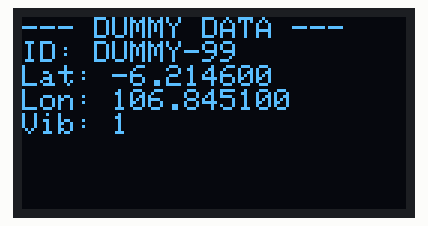
Bench run of a sketch on a simulated ESP32. On the bench: 128×64 one-colour display. Random numbers use the default seed unless the sketch sets one; EEPROM starts erased; no radio packets arrive unless stated.

Above: at 3.1 s.
At 21.1 s:
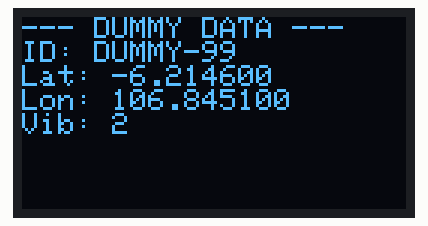
At 27.1 s:
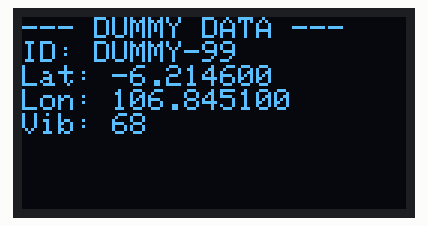
At 36.1 s:
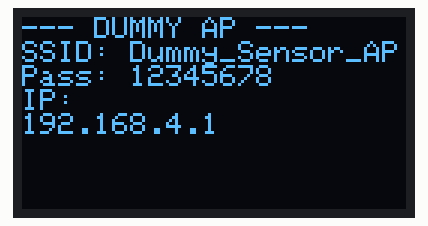
At 39.1 s:
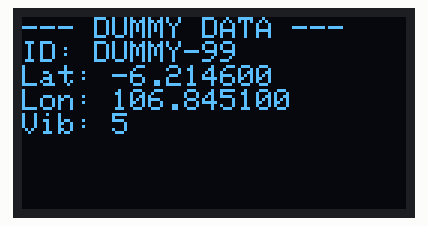

Measured:
- what the display in image 0 shows lasts 3.1 s, from 3.0 s to 6.1 s
- what the display in image 1 shows lasts 3.0 s, from 21.1 s to 24.1 s

The sketch:

sensor_dummy.ino
```cpp
#include <SPI.h>
#include <LoRa.h>
#include <Wire.h>
#include <Adafruit_GFX.h>
#include <Adafruit_SSD1306.h>
#include <WiFi.h>
#include <WebServer.h>
#include <Preferences.h>

// Pin LoRa TTGO T3 V1.6
#define SCK 5
#define MISO 19
#define MOSI 27
#define SS 18
#define RST 23
#define DIO0 26

// Pin OLED
#define OLED_SDA 21
#define OLED_SCL 22
#define SCREEN_WIDTH 128
#define SCREEN_HEIGHT 64

Adafruit_SSD1306 display(SCREEN_WIDTH, SCREEN_HEIGHT, &Wire, -1);
WebServer server(80);
Preferences preferences;

String sensorID;
String sensorLat;
String sensorLong;
int vibrationLevel = 0;

unsigned long lastOledToggle = 0;
bool showApInfo = true;
unsigned long lastLoRaSend = 0;
unsigned long lastVibUpdate = 0;

// Kredensial AP Dummy
const char* apSSID = "Dummy_Sensor_AP";
const char* apPass = "12345678";

void handleRoot() {
  String html = "<html><body><h2>Konfigurasi Sensor Dummy</h2>"
                "<form action='/save' method='POST'>"
                "ID Sensor: <input type='text' name='id' value='" + sensorID + "'><br><br>"
                "Latitude: <input type='text' name='lat' value='" + sensorLat + "'><br><br>"
                "Longitude: <input type='text' name='lon' value='" + sensorLong + "'><br><br>"
                "<input type='submit' value='Simpan & Restart'>"
                "</form></body></html>";
  server.send(200, "text/html", html);
}

void handleSave() {
  if (server.hasArg("id") && server.hasArg("lat") && server.hasArg("lon")) {
    preferences.begin("dummy_cfg", false);
    preferences.putString("id", server.arg("id"));
    preferences.putString("lat", server.arg("lat"));
    preferences.putString("lon", server.arg("lon"));
    preferences.end();

    server.send(200, "text/html", "<html><body><h2>Data Dummy Disimpan! Restarting...</h2></body></html>");
    delay(1000);
    ESP.restart();
  }
}

void setup() {
  Serial.begin(115200);

  // Setup OLED
  Wire.begin(OLED_SDA, OLED_SCL);
  if(!display.begin(SSD1306_SWITCHCAPVCC, 0x3C)) {
    Serial.println(F("SSD1306 fail"));
    for(;;);
  }
  display.clearDisplay();
  display.setTextColor(WHITE);

  // Setup Flash Storage (Preferences)
  preferences.begin("dummy_cfg", true);
  sensorID = preferences.getString("id", "DUMMY-99");
  sensorLat = preferences.getString("lat", "-6.214600"); // Default Jakarta
  sensorLong = preferences.getString("lon", "106.845100");
  preferences.end();

  // Setup LoRa
  SPI.begin(SCK, MISO, MOSI, SS);
  LoRa.setPins(SS, RST, DIO0);
  if (!LoRa.begin(433E6)) { // Sesuaikan frekuensi jika perlu (misal 433E6)
    Serial.println("LoRa init failed.");
  }

  // Setup Access Point
  WiFi.softAP(apSSID, apPass);

  // Setup WebServer Routing
  server.on("/", handleRoot);
  server.on("/save", HTTP_POST, handleSave);
  server.begin();

  // Inisialisasi seed random
  randomSeed(analogRead(0));
}

void loop() {
  server.handleClient();
  unsigned long currentMillis = millis();

  // Generate Nilai Getaran Dummy tiap 1 detik
  if (currentMillis - lastVibUpdate >= 1000) {
    // Simulasi: 10% peluang terjadi gempa buatan (getaran > 50)
    if (random(100) < 10) {
      vibrationLevel = random(55, 100); // Nilai Alert
    } else {
      vibrationLevel = random(0, 30);   // Nilai Normal
    }
    lastVibUpdate = currentMillis;
  }

  // Kirim data via LoRa setiap 2 detik
  if (currentMillis - lastLoRaSend >= 2000) {
    String payload = sensorID + "," + sensorLat + "," + sensorLong + "," + String(vibrationLevel);
    LoRa.beginPacket();
    LoRa.print(payload);
    LoRa.endPacket();
    lastLoRaSend = currentMillis;
  }

  // Toggle Tampilan OLED tiap 3 detik
  if (currentMillis - lastOledToggle >= 3000) {
    showApInfo = !showApInfo;
    lastOledToggle = currentMillis;

    display.clearDisplay();
    display.setCursor(0, 0);

    if (showApInfo) {
      display.println("--- DUMMY AP ---");
      display.println("SSID: " + String(apSSID));
      display.println("Pass: " + String(apPass));
      display.println("IP: ");
      display.println(WiFi.softAPIP().toString());
    } else {
      display.println("--- DUMMY DATA ---");
      display.println("ID: " + sensorID);
      display.println("Lat: " + sensorLat);
      display.println("Lon: " + sensorLong);
      display.println("Vib: " + String(vibrationLevel));
    }
    display.display();
  }
}
```
